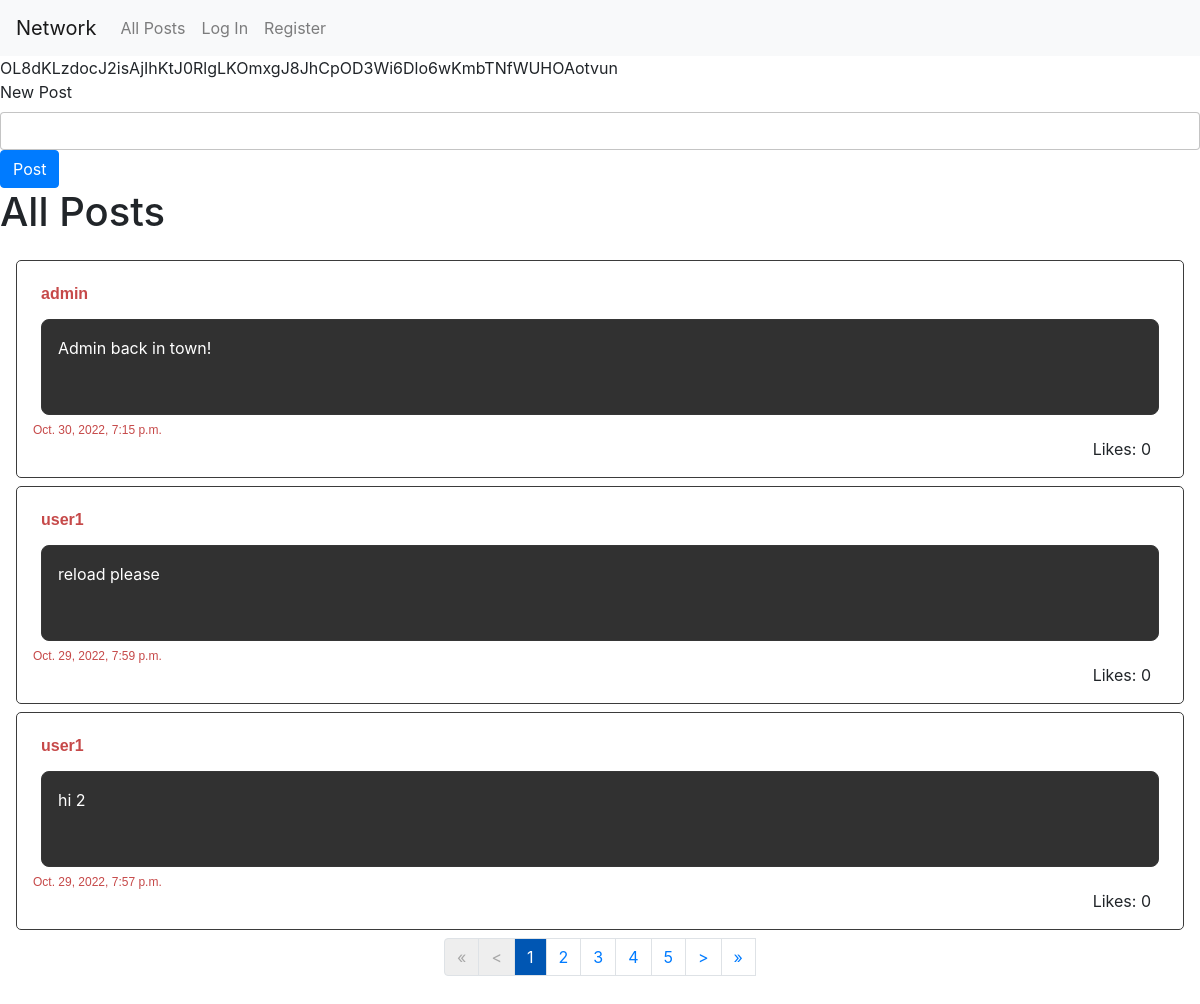
The page / on the database its author committed.
### network/models.py (models this page shows, shortened)
class Post(models.Model):
    user = models.ForeignKey(User, on_delete=models.CASCADE, related_name='poster')
    created = models.DateTimeField(auto_now_add=True)
    content = models.TextField()
    likes = models.IntegerField(default=0)

class User(AbstractUser):
    pass

### network/views.py (the view)
# urls.py: path("", views.PostListAllView.as_view(), name="index"),
class PostListAllView(ListView):
    paginate_by = 3
    model = Post
    ordering = ['-created']
    context_object_name = "posts"
    template_name = "network/index.html"

### network/templates/network/index.html (shortened to what this page needs)
{% extends "network/layout.html" %}
{% block body %}
{{csrf_token}}
<div id='home'>
    {% if profile %}
        <div>
            <h2>{{profile}}</h2>
            <div>followers: {{ followers }}</div>
            <div>following: {{ following }}</div>
            {% if profile != user %}
                <input class="follow-button" type="button"
                    onclick = " (e) =>
                        follow(e, '{{ request.user }}', '{{ profile }}', '{{ following }}');">
                    {% if following%} Unfollow {% else %} Follow {% endif %}
                </input>
            {% endif %}
        </div>
        <h1>{{profile}}'s Posts</h1>
    {% else %}
        <form id="new-post">
            <div>
                <label for="newpost-textarea">New Post</label>
                <input type='text' class="form-control new-post-input" id="newpost-textarea" autocomplete="off">
                <input id='submit-new-post' class="btn btn-primary" type='submit' value='Post'>
            </div>
        </form>
        <h1>All Posts</h1>
    {% endif %}
    <div id="posts">
        {% for post in posts %}
            <div class="post">
                <div>
                    <span class="post-username">{{post.user}}</span>
                </div>
                <div class="post-content">
                    {{post.content}}
                </div>
                <div class="post-created">
                    {{post.created}}
                </div>
                <div class="post-likes">
                    Likes: {{post.likes}}
                </div>
            </div>
        {% endfor %}
        <nav aria-label="Page navigation">
            <ul class="pagination">
                <li class="page-item"><a class="page-link {% if not page_obj.has_previous %} deactivated {% endif %}" href="?page=1">&laquo;</a></li>
                <li class="page-item"><a class="page-link {% if not page_obj.has_previous %} deactivated {% endif %}" href="{% if page_obj.has_previous %} ?page={{ page_obj.previous_page_number }} {% endif %}">&lt;</a></li>
                {% for p in paginator.page_range %}
                    <li class="page-item"><a class="page-link {% if page_obj.number == p %} selected-page {% endif %}" href="?page={{p}}" >{{p}}</a></li>
                {% endfor %}
                <a class="page-link {% if not page_obj.has_next %} deactivated {% endif %}" href="{% if page_obj.has_next %} ?page={{ page_obj.next_page_number }} {% endif %}">&gt;</a>
                <a class="page-link {% if not page_obj.has_next %} deactivated {% endif %}" href="?page={{ paginator.num_pages }}">&raquo;</a>
            </ul>
        </nav>
    </div>
</div>
{% endblock %}

### network/static/network/styles.css (style rules this page uses)
#posts { padding: 1rem; }
.new-post-input { border: rgba(0, 0, 0, 0.233) 1px solid; padding: 1rem; }
.post { border: #3b3b3b 1px solid; padding: 1rem; margin-bottom: 0.5rem; border-radius: 5px; display: flex; flex-direction: column; }
.post-username { font: 700 1rem "montserrat", sans-serif; color: #c64949; margin: 0.5rem; display: inline-block; cursor: pointer; }
.post-content { min-height: 6rem; border: #363636 1px solid; border-radius: 8px; background-color: #313131; color: white; padding: 1rem; margin: 0.5rem; }
.post-created { font: 400 0.75rem "montserrat", sans-serif; color: #c64949; }
.post-likes { align-self: flex-end; margin: 0 1rem; }
.pagination { display: flex; justify-content: center; }
.deactivated { color: #a7a7a7 !important; background-color: rgba(207, 207, 207, 0.349) !important; }
.selected-page { color: white; background-color: #0056b3; }

### rows shown on the page
Post: user "admin", content "Admin back in town!", created "Oct. 30, 2022, 7:15 p.m.", likes "0"
Post: user "user1", content "reload please", created "Oct. 29, 2022, 7:59 p.m.", likes "0"
Post: user "user1", content "hi 2", created "Oct. 29, 2022, 7:57 p.m.", likes "0"

### other values the page prints
{{ p }} "1" "2" "3" "4" "5"
